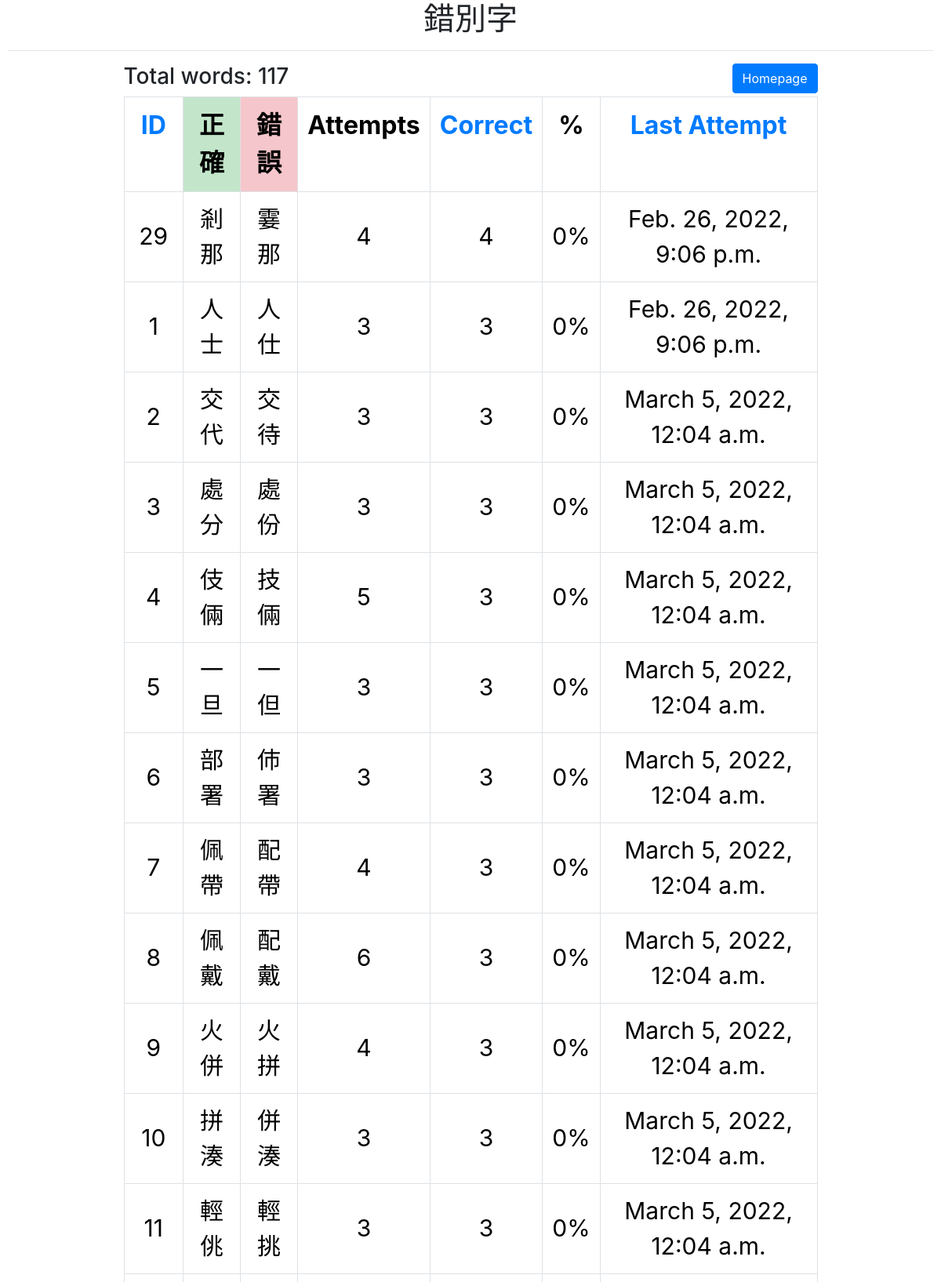
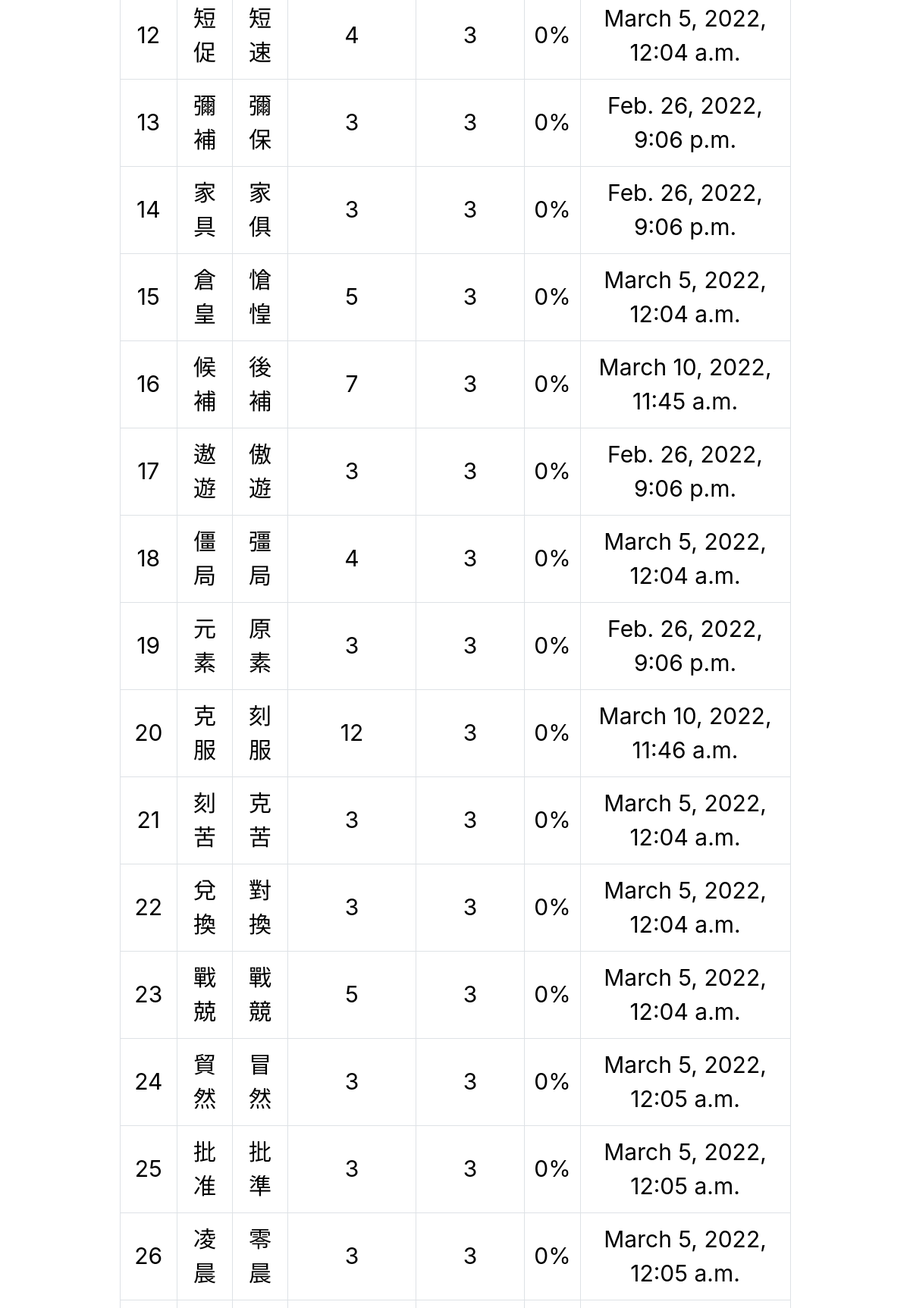
Page /statistics/correct (upper part) on the committed database (2 pictures, top to bottom).
### rightwrong/models.py (models this page shows)
class Word(models.Model):
    right = models.CharField(max_length=64)
    wrong = models.CharField(max_length=64)
    numOfAttempts = models.IntegerField(default=0)
    numOfCorrect = models.IntegerField(default=0)
    lastAttempt = models.DateTimeField(auto_now=True)
    description = models.TextField(blank=True)

### rightwrong/views.py (the view)
# urls.py: path("statistics/<str:sort>", views.statistics, name="statistics"),
def statistics(request, sort):
    print(sort)
    if sort == 'id':
        words = Word.objects.all()
    elif sort == 'correct':
        words = Word.objects.order_by('-numOfCorrect')
    elif sort == 'attempts':
        words = Word.objects.order_by('-lastAttempt')
    return render(request, "statistics.html", {
        "words": words
    })

### rightwrong/templates/statistics.html (shortened to what this page needs)
<!DOCTYPE html>
<html lang="en">
<head>
    <link rel="stylesheet" href="https://stackpath.bootstrapcdn.com/bootstrap/4.4.1/css/bootstrap.min.css"
>
    {% load static %}
    <link rel="stylesheet" href="{% static 'styles.css' %}">
</head>
<body>
    <h1 class="text-center">錯別字</h1>
    <hr>
    <div id="display_width" class="text-center mx-auto position-relative">
        <h3 class="float-left d-inline">Total words: {{ words.count }}</h3>
        <a href="/" class="btn btn-primary float-right" id="statistics">Homepage</a>
        <table class="table table-bordered table-fixed" style="color: black;">
            <tbody>
                <tr>
                    <th><a href="{% url 'statistics' 'id' %}">ID</a></th>
                    <th class="table-success">正確</th>
                    <th class="table-danger">錯誤</th>
                    <th>Attempts</th>
                    <th><a href="{% url 'statistics' 'correct' %}">Correct</a> </th>
                    <th>%</th>
                    <th class="last-attempt"><a href="{% url 'statistics' 'attempts' %}">Last Attempt</a></th>
                </tr>
                {% for word in words %}
                <tr>
                    <td class="align-middle">{{ word.id }} </td>
                    <td class="align-middle">{{ word.right }}</td>
                    <td class="align-middle">{{ word.wrong }}</td>
                    <td class="align-middle" id="attempts">{{ word.numOfAttempts }} </td>
                    <td class="align-middle" id="corrects">{{ word.numOfCorrect }} </td>
                    <td class="align-middle"> <span id="percentage"></span>%</td>
                    <td class="last-attempt align-middle">{{ word.lastAttempt }}</td>
                </tr>
                {% endfor %}
            </tbody>
        </table>
    </div>
</body>
</html>

### rightwrong/static/styles.css (style rules this page uses)
html { font-size: 16px; }
td { font-size: 30px; }
body { padding-bottom: 100px; padding-left: 10px; padding-right: 10px; }
.last-attempt { display: none; }
@media screen and (min-width: 750px) { #display_width { width: 75%; font-size: 32px; padding: 0; } }
@media screen and (min-width: 750px) { .last-attempt { display: table-cell } }

### rows in the picture
Word: id "29", right "剎那", wrong "霎那", numOfAttempts "4", numOfCorrect "4", lastAttempt "Feb. 26, 2022, 9:06 p.m."
Word: id "1", right "人士", wrong "人仕", numOfAttempts "3", numOfCorrect "3", lastAttempt "Feb. 26, 2022, 9:06 p.m."
Word: id "2", right "交代", wrong "交待", numOfAttempts "3", numOfCorrect "3", lastAttempt "March 5, 2022, 12:04 a.m."
Word: id "3", right "處分", wrong "處份", numOfAttempts "3", numOfCorrect "3", lastAttempt "March 5, 2022, 12:04 a.m."
Word: id "4", right "伎倆", wrong "技倆", numOfAttempts "5", numOfCorrect "3", lastAttempt "March 5, 2022, 12:04 a.m."
Word: id "5", right "一旦", wrong "一但", numOfAttempts "3", numOfCorrect "3", lastAttempt "March 5, 2022, 12:04 a.m."
Word: id "6", right "部署", wrong "伂署", numOfAttempts "3", numOfCorrect "3", lastAttempt "March 5, 2022, 12:04 a.m."
Word: id "7", right "佩帶", wrong "配帶", numOfAttempts "4", numOfCorrect "3", lastAttempt "March 5, 2022, 12:04 a.m."
Word: id "8", right "佩戴", wrong "配戴", numOfAttempts "6", numOfCorrect "3", lastAttempt "March 5, 2022, 12:04 a.m."
Word: id "9", right "火併", wrong "火拼", numOfAttempts "4", numOfCorrect "3", lastAttempt "March 5, 2022, 12:04 a.m."
Word: id "10", right "拼湊", wrong "併湊", numOfAttempts "3", numOfCorrect "3", lastAttempt "March 5, 2022, 12:04 a.m."
Word: id "11", right "輕佻", wrong "輕挑", numOfAttempts "3", numOfCorrect "3", lastAttempt "March 5, 2022, 12:04 a.m."
Word: id "12", right "短促", wrong "短速", numOfAttempts "4", numOfCorrect "3", lastAttempt "March 5, 2022, 12:04 a.m."
Word: id "13", right "彌補", wrong "彌保", numOfAttempts "3", numOfCorrect "3", lastAttempt "Feb. 26, 2022, 9:06 p.m."
Word: id "14", right "家具", wrong "家俱", numOfAttempts "3", numOfCorrect "3", lastAttempt "Feb. 26, 2022, 9:06 p.m."
Word: id "15", right "倉皇", wrong "愴惶", numOfAttempts "5", numOfCorrect "3", lastAttempt "March 5, 2022, 12:04 a.m."
Word: id "16", right "候補", wrong "後補", numOfAttempts "7", numOfCorrect "3", lastAttempt "March 10, 2022, 11:45 a.m."
Word: id "17", right "遨遊", wrong "傲遊", numOfAttempts "3", numOfCorrect "3", lastAttempt "Feb. 26, 2022, 9:06 p.m."
Word: id "18", right "僵局", wrong "彊局", numOfAttempts "4", numOfCorrect "3", lastAttempt "March 5, 2022, 12:04 a.m."
Word: id "19", right "元素", wrong "原素", numOfAttempts "3", numOfCorrect "3", lastAttempt "Feb. 26, 2022, 9:06 p.m."
Word: id "20", right "克服", wrong "刻服", numOfAttempts "12", numOfCorrect "3", lastAttempt "March 10, 2022, 11:46 a.m."
Word: id "21", right "刻苦", wrong "克苦", numOfAttempts "3", numOfCorrect "3", lastAttempt "March 5, 2022, 12:04 a.m."
Word: id "22", right "兌換", wrong "對換", numOfAttempts "3", numOfCorrect "3", lastAttempt "March 5, 2022, 12:04 a.m."
Word: id "23", right "戰兢", wrong "戰競", numOfAttempts "5", numOfCorrect "3", lastAttempt "March 5, 2022, 12:04 a.m."
Word: id "24", right "貿然", wrong "冒然", numOfAttempts "3", numOfCorrect "3", lastAttempt "March 5, 2022, 12:05 a.m."
Word: id "25", right "批准", wrong "批準", numOfAttempts "3", numOfCorrect "3", lastAttempt "March 5, 2022, 12:05 a.m."
Word: id "26", right "凌晨", wrong "零晨", numOfAttempts "3", numOfCorrect "3", lastAttempt "March 5, 2022, 12:05 a.m."

### other values in the picture
{{ words.count }} "117"
